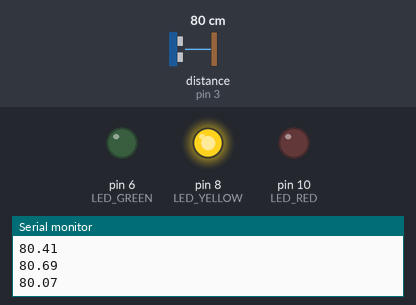
Bench run of a sketch on a simulated Arduino Uno, built with avr-gcc and run on an emulated ATmega328P. Shown: output pins drawn as LEDs (lit = HIGH), the last lines printed to the serial monitor. Wiring (inferred from the names in the program): ultrasonic range finder: trigger pin 11; echo pin 3. Inputs (shaded band) come from the test bench; at power-on: distance to the obstacle (sensor on pin 3) 80 cm. The echo pulse lasts 58.3 µs per cm; pins used as bus, display or sensor lines are not drawn.

Above: at 1.2 s.
1.3 s: distance to the obstacle (sensor on pin 3) set to 2 cm
At 1.7 s:
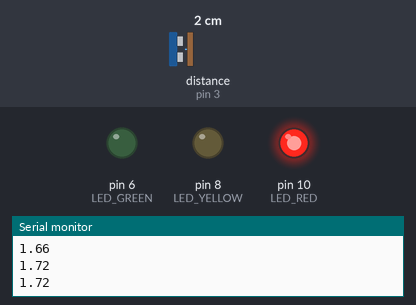
2.8 s: distance to the obstacle (sensor on pin 3) set to 120 cm
At 3.1 s:
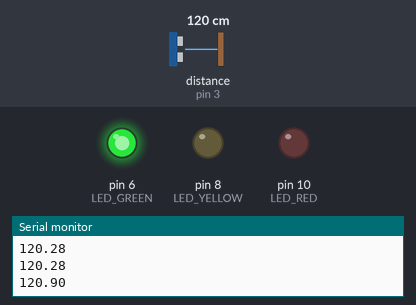
4.3 s: distance to the obstacle (sensor on pin 3) set to 102 cm
5.8 s: distance to the obstacle (sensor on pin 3) set to 96 cm
At 6.6 s:
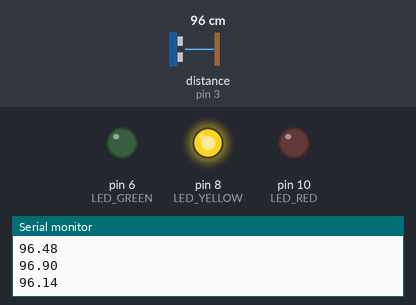
7.3 s: distance to the obstacle (sensor on pin 3) set to 4 cm
At 8.7 s:
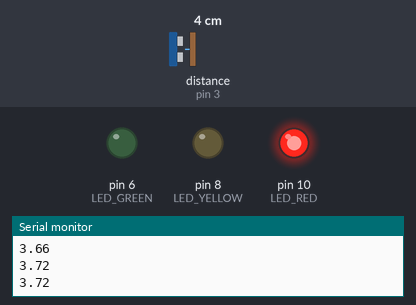
Timing chart, 0 to 9.8 s (numbered marks = the images above; inputs shaded):
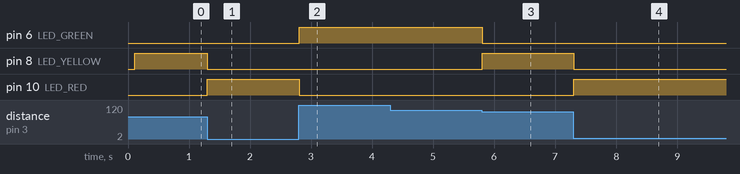

The sketch:

ultrasensor_leds.ino
```cpp
#define ECHO_PIN 3
#define TRIGGER_PIN 11
#define LED_GREEN 6
#define LED_YELLOW 8
#define LED_RED 10

unsigned long lastTimeSensorTriggered = millis();
unsigned long repeatDelay = 100;
volatile unsigned long timeEchoHigh;
volatile unsigned long timeEchoLow;
volatile bool echoFlag = false;

void triggerUltrasonicSensor(){
  digitalWrite(TRIGGER_PIN,LOW);
  delayMicroseconds(2);
  digitalWrite(TRIGGER_PIN,HIGH);
  delayMicroseconds(10);
  digitalWrite(TRIGGER_PIN,LOW);
}

double getUltrasonicDistance(){
  // unsigned long timeStartPulse = micros();
  // double durationMicro = pulseIn(ECHO_PIN, HIGH);
  // unsigned long timeEndPulse = micros();
  double durationMicro = timeEchoLow-timeEchoHigh;
  //Serial.println(durationMicro);
  double distance = durationMicro / 58.0;
  return distance;
}

void lightLEDs(double distFromSensor){
    if (distFromSensor >= 100){
      digitalWrite(LED_GREEN, HIGH);
      digitalWrite(LED_YELLOW, LOW);
      digitalWrite(LED_RED, LOW);
    }
    else if ((distFromSensor >=15)) {
      digitalWrite(LED_GREEN, LOW);
      digitalWrite(LED_YELLOW, HIGH);
      digitalWrite(LED_RED, LOW);
    }
    else {
      digitalWrite(LED_GREEN, LOW);
      digitalWrite(LED_YELLOW, LOW);
      digitalWrite(LED_RED, HIGH);
    }
}

void echoSensorInterrupt(){
  if (digitalRead(ECHO_PIN) == HIGH){
    timeEchoHigh = micros();
  }
  else {
    timeEchoLow = micros();
    echoFlag = true;
  }
}

void setup() {
  Serial.begin(115200);
  pinMode(ECHO_PIN, INPUT);
  pinMode(TRIGGER_PIN, OUTPUT);
  pinMode(LED_GREEN, OUTPUT);
  pinMode(LED_YELLOW, OUTPUT);
  pinMode(LED_RED, OUTPUT);

  digitalWrite(LED_GREEN,LOW);
  digitalWrite(LED_YELLOW,LOW);
  digitalWrite(LED_RED,LOW);
  attachInterrupt(digitalPinToInterrupt(ECHO_PIN), echoSensorInterrupt, CHANGE);
}

void loop() {
  unsigned long timeNow = millis();
  if (timeNow - lastTimeSensorTriggered > repeatDelay){
    lastTimeSensorTriggered +=repeatDelay;
    triggerUltrasonicSensor();
  }
  if (echoFlag){
    echoFlag = false;
    double distanceFromSensor = getUltrasonicDistance();
    lightLEDs(distanceFromSensor);
    Serial.println(distanceFromSensor);
  }
}
```

Measured:
- the behaviour switches between 100 and 99 cm on distance to the obstacle (sensor on pin 3) (found by bisection; images 2 and 3)
- after the input at 1.3 s, pin 8 (LED_YELLOW): HIGH → LOW at once; pin 10 (LED_RED): LOW → HIGH at once
- after the input at 2.8 s, pin 6 (LED_GREEN): LOW → HIGH at once; pin 10 (LED_RED): HIGH → LOW at once
- after the input at 5.8 s, pin 6 (LED_GREEN): HIGH → LOW at once; pin 8 (LED_YELLOW): LOW → HIGH at once
- after the input at 7.3 s, pin 8 (LED_YELLOW): HIGH → LOW at once; pin 10 (LED_RED): LOW → HIGH at once
